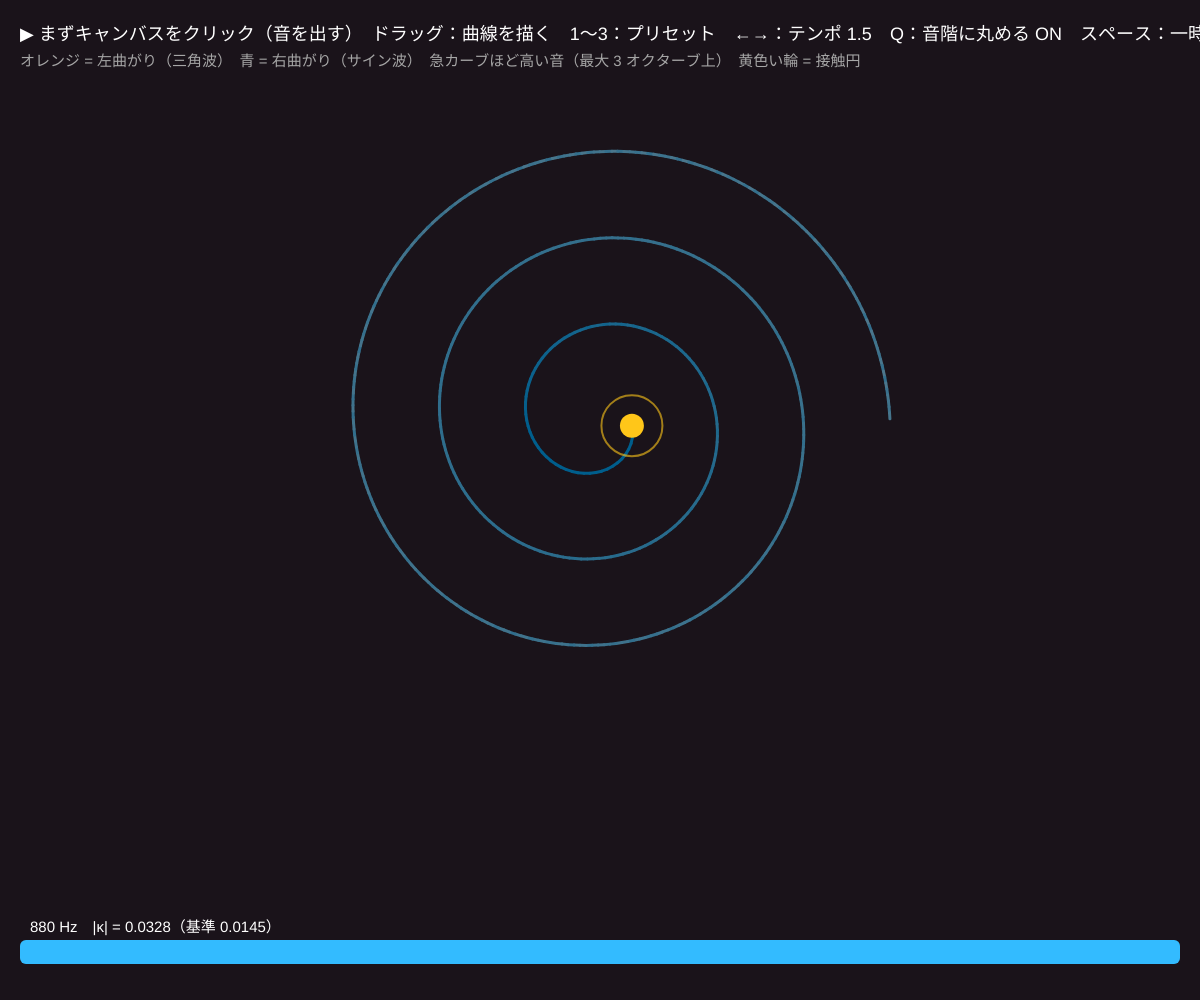
Frame 1 (no input)
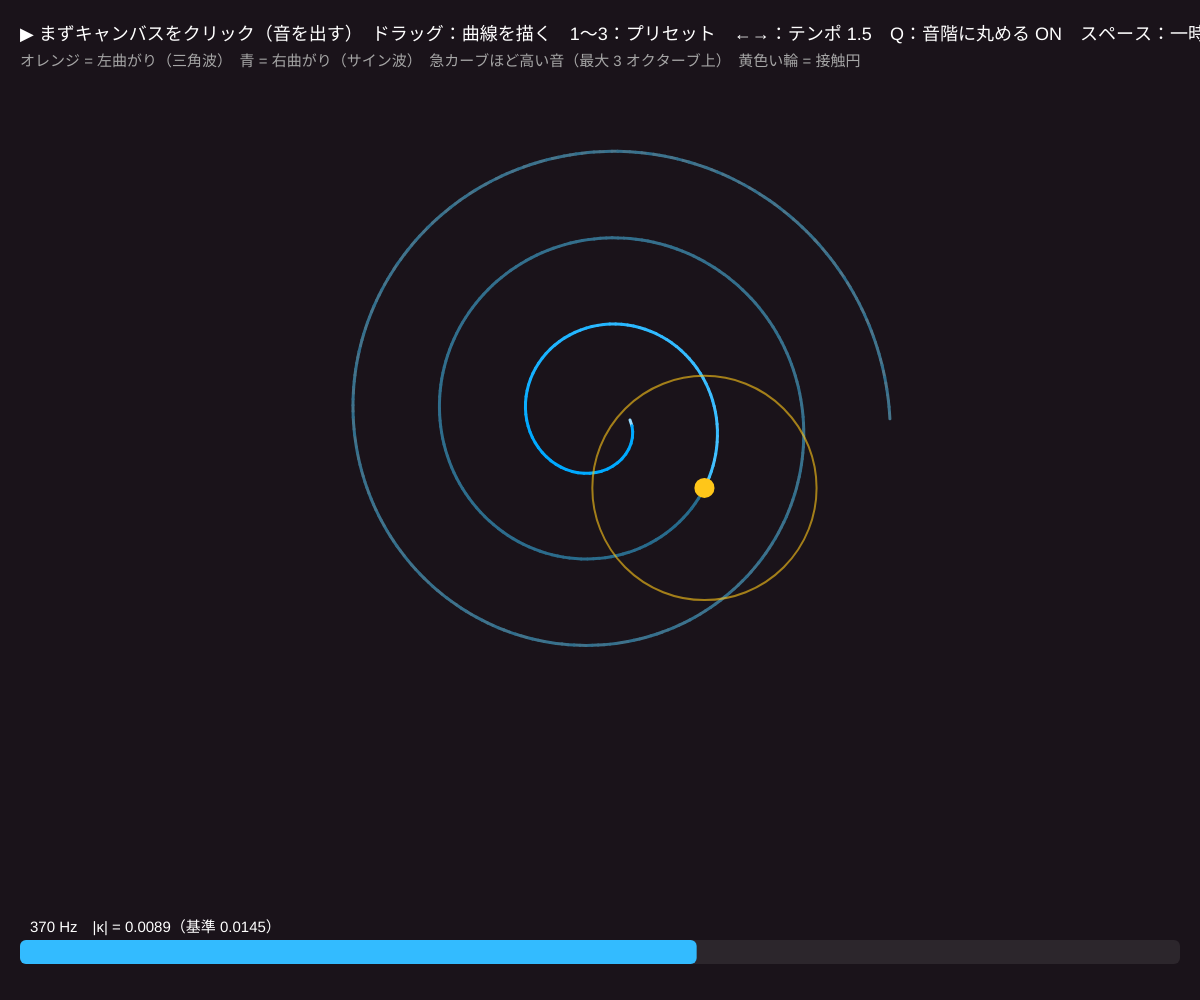
Frame 60 (no input)
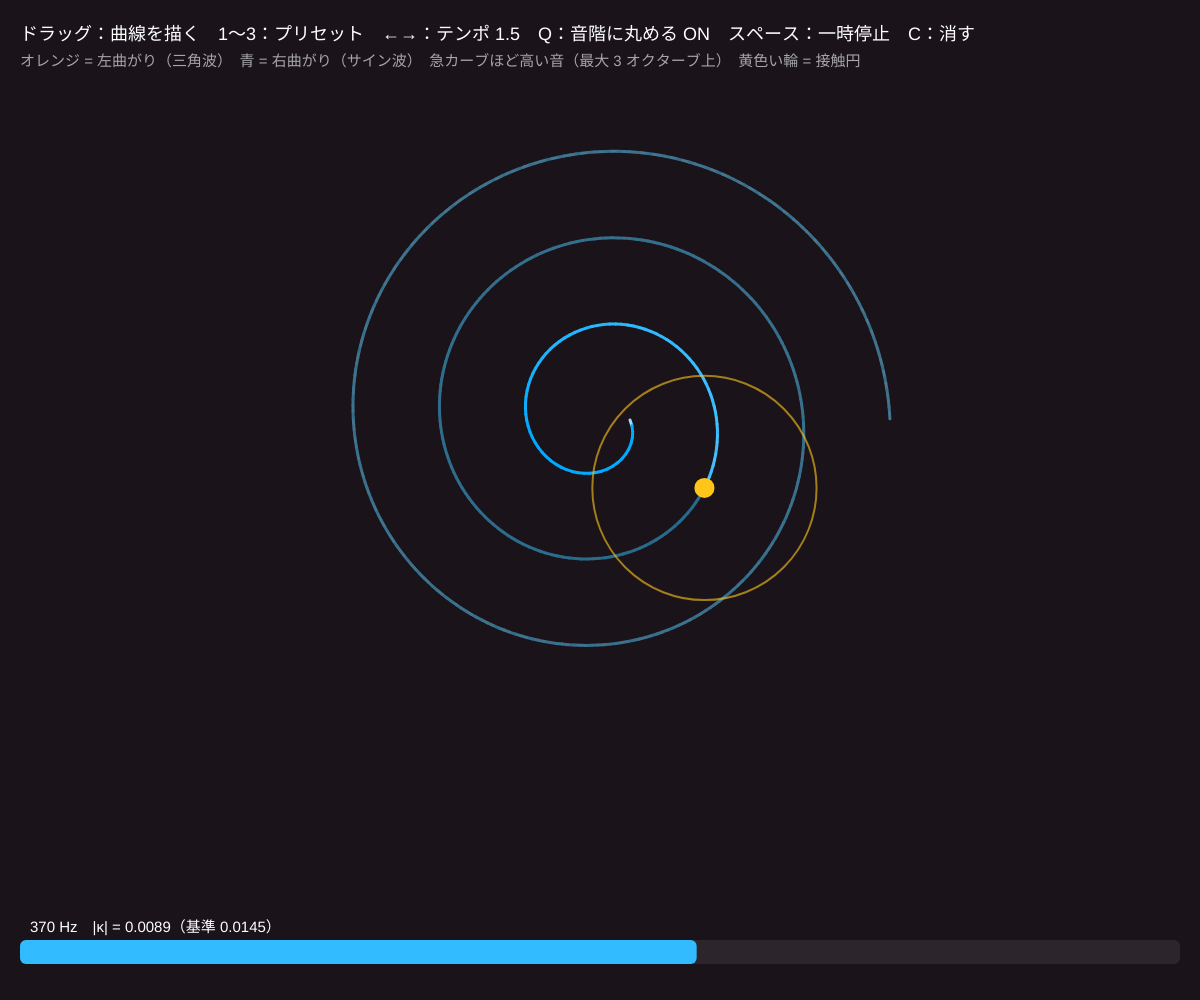
Frame 120 (the mouse pressed at the canvas centre since frame 60)

The p5.js sketch that drew these frames (run headless with seeded random() and noise() and a simulated clock; from frame 60 on, the mouse is pressed at the canvas centre):

// p5.js sketch
// ── sketch.js
// ============================================
// 13 曲率を聴く（音：まずキャンバスをクリック）
// マウスで描いた曲線の上を再生ヘッドが走り、その点の曲率 |κ| で音の高さが決まる（急カーブほど高い音）
//   κ の符号（左曲がり・右曲がり）で音色を変え、まっすぐな所は低いドローン。曲線が「メロディ」になる
//   曲率は 00 と同じ差分の式：κ = (x'y'' − y'x'') / (x'² + y'²)^{3/2}
// ドラッグ = 曲線を描く / 1〜3 = プリセット（らせん・ハート・リサージュ）/ ←→ = テンポ / Q = 音階に丸める / スペース = 一時停止 / C = 消す
// ============================================

let h = 6;                     // ★ 点の間隔（px）
let baseFreq = 110;            // ★ まっすぐな所の音の高さ（Hz）
let octaves = 3;               // ★ 急カーブで上がる最大の幅（オクターブ）
let speed = 1.5, quantize = true, paused = false;
let pts = [], kappa = [], raw = [], drawing = false, closed = true, head = 0, toneA = null, toneB = null;
let kRef = 0.03;               // この曲率で最高音になる（自動で調整）
let pentatonic = [0, 2, 4, 7, 9];

function setup() {
  createCanvas(windowWidth, windowHeight);
  colorMode(HSB, 360, 100, 100, 100);
  setPreset(1);
}

function presetPts(no) {
  let cx = width * 0.5, cy = height * 0.42, s = Math.min(width, height) * 0.2, out = [];
  for (let i = 0; i <= 500; i++) {
    let t = (i / 500) * TWO_PI;
    if (no === 1) { let r = s * 0.15 + s * 1.3 * (i / 500); out.push({ x: cx + r * Math.cos(3 * t), y: cy + r * Math.sin(3 * t) }); }
    else if (no === 2) out.push({ x: cx + s * 0.1 * 16 * Math.sin(t) ** 3, y: cy - s * 0.1 * (13 * Math.cos(t) - 5 * Math.cos(2 * t) - 2 * Math.cos(3 * t) - Math.cos(4 * t)) });
    else out.push({ x: cx + 1.8 * s * Math.sin(3 * t + 1), y: cy + 0.9 * s * Math.sin(4 * t) });
  }
  return out;
}
function setPreset(no) { let src = presetPts(no); closed = no !== 1; pts = resample(src, h, closed); kappa = curvatureOf(pts, h, closed); calibrate(); head = 0; }
function calibrate() { let a = kappa.map(Math.abs).sort((x, y) => x - y); kRef = Math.max(a[Math.floor(a.length * 0.95)] || 0.02, 0.004); }

// 曲率 → 周波数（|κ| が大きいほど高く、Q で五音音階に丸める）
function freqOf(k) {
  let u = Math.min(1, Math.abs(k) / kRef), semis = u * 12 * octaves;
  if (quantize) { let o = Math.floor(semis / 12), r = semis % 12, best = pentatonic.reduce((p, q) => (Math.abs(q - r) < Math.abs(p - r) ? q : p), 0); semis = o * 12 + best; }
  return baseFreq * Math.pow(2, semis / 12);
}

function draw() {
  background(300, 25, 10);
  if (keyIsDown(LEFT_ARROW)) speed = Math.max(0.3, speed - 0.03);
  if (keyIsDown(RIGHT_ARROW)) speed = Math.min(8, speed + 0.03);
  if (!paused && !drawing && pts.length > 3) { head += speed; if (head >= pts.length) head = closed ? head - pts.length : 0; }
  let i = Math.min(pts.length - 1, Math.floor(head)), k = kappa[i] || 0, f = freqOf(k);

  // 音の更新（左曲がりは三角波、右曲がりはサイン波）
  if (audioCtx && !paused && !drawing) {
    if (!toneA) { toneA = startTone(f, 0.12, 'triangle'); toneB = startTone(f, 0.12, 'sine'); }
    toneA.o.frequency.setTargetAtTime(f, audioCtx.currentTime, 0.03);
    toneB.o.frequency.setTargetAtTime(f * 0.5, audioCtx.currentTime, 0.03);
    toneA.g.gain.setTargetAtTime(k > 0 ? 0.14 : 0.02, audioCtx.currentTime, 0.05);
    toneB.g.gain.setTargetAtTime(k > 0 ? 0.02 : 0.14, audioCtx.currentTime, 0.05);
  }
  if (audioCtx && (paused || drawing) && toneA) { stopTone(toneA); stopTone(toneB); toneA = toneB = null; }

  // 曲線（曲率で色、再生済みの所は明るく）
  strokeWeight(3); noFill();
  for (let j = 0; j < pts.length - (closed ? 0 : 1); j++) {
    let a = pts[j], b = pts[(j + 1) % pts.length], kk = Math.min(1, Math.abs(kappa[j]) / kRef);
    stroke(kappa[j] > 0 ? 25 : 200, 40 + 60 * kk, j <= i ? 100 : 55);
    line(a.x, a.y, b.x, b.y);
  }
  if (drawing) { stroke(0, 0, 100, 70); strokeWeight(2); beginShape(); for (let p of raw) vertex(p.x, p.y); endShape(); }
  // 再生ヘッド：接触円の大きさで輪を描く（高い音ほど小さい輪）
  if (pts.length > 3) {
    let p = pts[i], r = Math.min(1 / Math.max(Math.abs(k), 1e-6), 300);
    noFill(); stroke(45, 90, 100, 60); strokeWeight(2); circle(p.x, p.y, 2 * r);
    noStroke(); fill(45, 90, 100); circle(p.x, p.y, 14 + 10 * Math.min(1, Math.abs(k) / kRef));
  }
  // 音の高さのバー
  let bx = 20, by = height - 60, bw = width - 40;
  noStroke(); fill(0, 0, 100, 8); rect(bx, by, bw, 24, 6);
  let u = Math.log2(f / baseFreq) / octaves;
  fill(k > 0 ? 25 : 200, 80, 100); rect(bx, by, bw * constrain(u, 0, 1), 24, 6);
  fill(0, 0, 100); textSize(15); text(nf(f, 1, 0) + ' Hz　|κ| = ' + nf(Math.abs(k), 1, 4) + '（基準 ' + nf(kRef, 1, 4) + '）', bx + 10, by - 8);

  fill(0, 0, 100); textSize(18);
  text((audioCtx ? '' : '▶ まずキャンバスをクリック（音を出す）　') + 'ドラッグ：曲線を描く　1〜3：プリセット　←→：テンポ ' + nf(speed, 1, 1) + '　Q：音階に丸める ' + (quantize ? 'ON' : 'off') + '　スペース：' + (paused ? '再開' : '一時停止') + '　C：消す', 20, 40);
  fill(0, 0, 65); textSize(15);
  text('オレンジ = 左曲がり（三角波）　青 = 右曲がり（サイン波）　急カーブほど高い音（最大 ' + octaves + ' オクターブ上）　黄色い輪 = 接触円', 20, 66);
}

function mousePressed() { startAudio(); if (mouseY < height - 80) { drawing = true; raw = [{ x: mouseX, y: mouseY }]; } }
function mouseDragged() { if (!drawing) return; let l = raw[raw.length - 1]; if (Math.hypot(mouseX - l.x, mouseY - l.y) > 3) raw.push({ x: mouseX, y: mouseY }); }
function mouseReleased() {
  if (!drawing) return;
  drawing = false;
  if (raw.length < 12) return;
  closed = Math.hypot(raw[0].x - raw[raw.length - 1].x, raw[0].y - raw[raw.length - 1].y) < 60;
  pts = smoothPoly(resample(smoothPoly(raw, 3, closed), h, closed), 2, closed);
  kappa = curvatureOf(pts, h, closed); calibrate(); head = 0;
}
function keyPressed() {
  startAudio();
  if (key >= '1' && key <= '3') setPreset(+key);
  if (key === 'q' || key === 'Q') quantize = !quantize;
  if (key === ' ') paused = !paused;
  if (key === 'c' || key === 'C') { pts = []; kappa = []; head = 0; }
}

// ---------- やってみよう ----------
// 1. まっすぐ描くと低いドローン、小さい渦を描くと高い音。「音の高さ」で曲線の形を当てるゲームをしよう
// 2. baseFreq や octaves、pentatonic（音階）を変えてみよう。pentatonic = [0, 3, 5, 7, 10] は短調っぽい
// 3. 曲率の符号で音色でなく「左右のパン」（StereoPannerNode）を変えると？
// 4. 02 の縮閉線や 10 の曲線短縮流（丸くなる = 音が一定になる）と合体してみよう

// ==================================================
// ここから下は「曲線の道具」です（00 と同じ：打ち直し・なめらかに・曲率）
// （中身は読まなくても OK。消さないでね）
// ==================================================
function resample(src, h, isClosed) {
  let out = [], acc = 0, n = src.length + (isClosed ? 1 : 0);
  out.push({ x: src[0].x, y: src[0].y });
  for (let i = 1; i < n; i++) {
    let a = src[i - 1], b = src[i % src.length], d = Math.hypot(b.x - a.x, b.y - a.y), t = 0;
    if (d < 1e-9) continue;
    while (acc + (d - t) >= h) { let need = h - acc; t += need; acc = 0; out.push({ x: a.x + (b.x - a.x) * (t / d), y: a.y + (b.y - a.y) * (t / d) }); }
    acc += d - t;
  }
  if (isClosed && out.length > 1 && Math.hypot(out[0].x - out[out.length - 1].x, out[0].y - out[out.length - 1].y) < h * 0.5) out.pop();
  return out;
}
function smoothPoly(p, n, isClosed) {
  let q = p.map((v) => ({ x: v.x, y: v.y }));
  for (let k = 0; k < n; k++) {
    let r = q.map((v) => ({ x: v.x, y: v.y }));
    for (let i = 0; i < q.length; i++) { if (!isClosed && (i === 0 || i === q.length - 1)) continue; let a = q[(i - 1 + q.length) % q.length], b = q[(i + 1) % q.length]; r[i] = { x: (a.x + 2 * q[i].x + b.x) / 4, y: (a.y + 2 * q[i].y + b.y) / 4 }; }
    q = r;
  }
  return q;
}
function curvatureOf(p, h, isClosed) {
  let n = p.length, out = [];
  for (let i = 0; i < n; i++) {
    let im = isClosed ? (i - 1 + n) % n : Math.max(i - 1, 0), ip = isClosed ? (i + 1) % n : Math.min(i + 1, n - 1);
    let x1 = (p[ip].x - p[im].x) / (2 * h), y1 = (p[ip].y - p[im].y) / (2 * h), x2 = (p[ip].x - 2 * p[i].x + p[im].x) / (h * h), y2 = (p[ip].y - 2 * p[i].y + p[im].y) / (h * h);
    let den = Math.pow(x1 * x1 + y1 * y1, 1.5);
    out.push(den > 1e-9 ? -(x1 * y2 - y1 * x2) / den : 0);
  }
  return out;
}

// ==================================================
// ここから下は「音を鳴らすための道具」（鳴らしっぱなしの音を作る・止める）
// ==================================================
let audioCtx, masterOut;
function startAudio() {
  if (!audioCtx) { audioCtx = new AudioContext(); masterOut = audioCtx.createDynamicsCompressor(); masterOut.connect(audioCtx.destination); }
  audioCtx.resume();
}
function startTone(f, vol, type) {
  if (!audioCtx) return null;
  let o = audioCtx.createOscillator(), g = audioCtx.createGain();
  o.type = type; o.frequency.value = f;
  g.gain.setValueAtTime(0.0001, audioCtx.currentTime);
  g.gain.exponentialRampToValueAtTime(vol, audioCtx.currentTime + 0.05);
  o.connect(g); g.connect(masterOut); o.start();
  return { o, g };
}
function stopTone(t) {
  if (!t) return;
  t.g.gain.setTargetAtTime(0.0001, audioCtx.currentTime, 0.05);
  t.o.stop(audioCtx.currentTime + 0.3);
}
